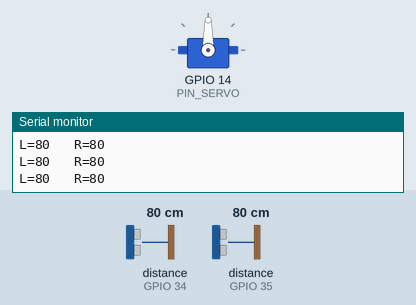
Recording of a sketch running on a simulated ESP32. Shown: servo, the last lines printed to the serial monitor. Wiring (inferred from the names in the program): 2 × ultrasonic range finder: trigger GPIO 32, echo GPIO 34 / trigger GPIO 33, echo GPIO 35. The test bench sets the inputs (shaded band); at power-on: distance to the obstacle (sensors on GPIO 34, GPIO 35) 80 cm. The echo pulse lasts 58.3 µs per cm.

Above: at 1.6 s.
1.7 s: distance to the obstacle (sensor on GPIO 34) set to 250 cm
At 3.5 s:
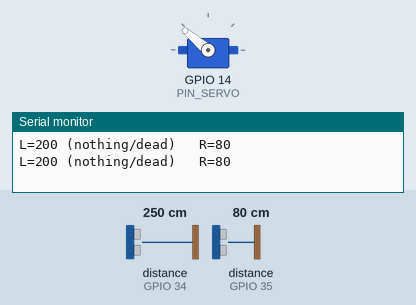
4.5 s: distance to the obstacle (sensor on GPIO 35) set to 250 cm
At 7.2 s:
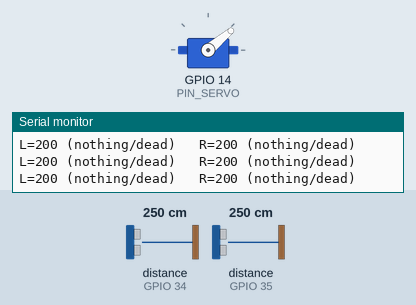
7.5 s: distance to the obstacle (sensor on GPIO 34) set to 2 cm
Timing chart, 0 to 16.5 s (numbered marks = the images above; inputs shaded):
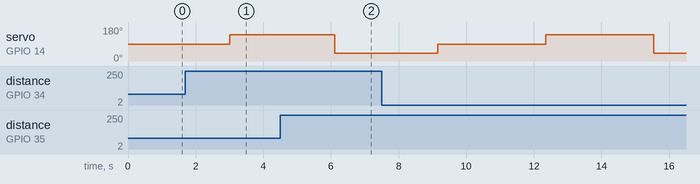

The sketch:

sensor_test.ino
```cpp
/* Ultrasonic + steering direction test
   ------------------------------------
   Prints both sensor distances 5x per second, and every 3 seconds moves
   the servo to a known position so you can confirm which way is which.

   WHAT TO CHECK

   1. SENSORS
      Put your hand ~20cm from the LEFT sensor  -> L should drop to ~20
      Put your hand ~20cm from the RIGHT sensor -> R should drop to ~20
      If one stays at 200 no matter what, that sensor is not working.
      If covering the LEFT changes R, your wiring is swapped.

   2. STEERING
      Watch the wheels during each servo step. "STEER RIGHT" must turn the
      wheels to the robot's right when viewed from behind, looking forward.
      If they go the wrong way, set STEER_INVERT to 1 in open_challenge.ino
                                                                          */

#include <ESP32Servo.h>

const int PIN_SERVO  = 14;
const int PIN_TRIG_L = 32;
const int PIN_ECHO_L = 34;
const int PIN_TRIG_R = 33;
const int PIN_ECHO_R = 35;

const int SERVO_CENTER = 90;
const int STEER_TEST   = 50;

Servo steer;
unsigned long lastStep = 0;
int step_i = 0;

float ping(int trig, int echo) {
  digitalWrite(trig, LOW);  delayMicroseconds(3);
  digitalWrite(trig, HIGH); delayMicroseconds(10);
  digitalWrite(trig, LOW);
  unsigned long us = pulseIn(echo, HIGH, 12000);
  if (us == 0) return 200.0;          // nothing in range, or sensor silent
  float cm = us / 58.0f;
  return (cm > 200.0f) ? 200.0f : cm;
}

void setup() {
  Serial.begin(115200);
  delay(400);

  ESP32PWM::allocateTimer(1);
  ESP32PWM::allocateTimer(2);
  ESP32PWM::allocateTimer(3);
  steer.setPeriodHertz(50);
  steer.attach(PIN_SERVO, 500, 2400);
  steer.write(SERVO_CENTER);

  pinMode(PIN_TRIG_L, OUTPUT); pinMode(PIN_ECHO_L, INPUT);
  pinMode(PIN_TRIG_R, OUTPUT); pinMode(PIN_ECHO_R, INPUT);

  Serial.println(F("\nsensor + steering test"));
  Serial.println(F("200 means nothing detected OR sensor not responding\n"));
}

void loop() {
  // Alternate sensors - firing both at once causes crosstalk
  float l = ping(PIN_TRIG_L, PIN_ECHO_L);
  delay(30);
  float r = ping(PIN_TRIG_R, PIN_ECHO_R);

  Serial.print(F("L=")); Serial.print(l, 0);
  if (l >= 199) Serial.print(F(" (nothing/dead)"));
  Serial.print(F("   R=")); Serial.print(r, 0);
  if (r >= 199) Serial.print(F(" (nothing/dead)"));
  Serial.println();

  // Step the servo every 3 seconds
  if (millis() - lastStep > 3000) {
    lastStep = millis();
    step_i = (step_i + 1) % 3;
    if (step_i == 0) {
      steer.write(SERVO_CENTER);
      Serial.println(F(">>> STEER CENTRE"));
    } else if (step_i == 1) {
      steer.write(SERVO_CENTER + STEER_TEST);
      Serial.println(F(">>> STEER RIGHT  (wheels should point robot's RIGHT)"));
    } else {
      steer.write(SERVO_CENTER - STEER_TEST);
      Serial.println(F(">>> STEER LEFT   (wheels should point robot's LEFT)"));
    }
  }

  delay(170);
}
```
